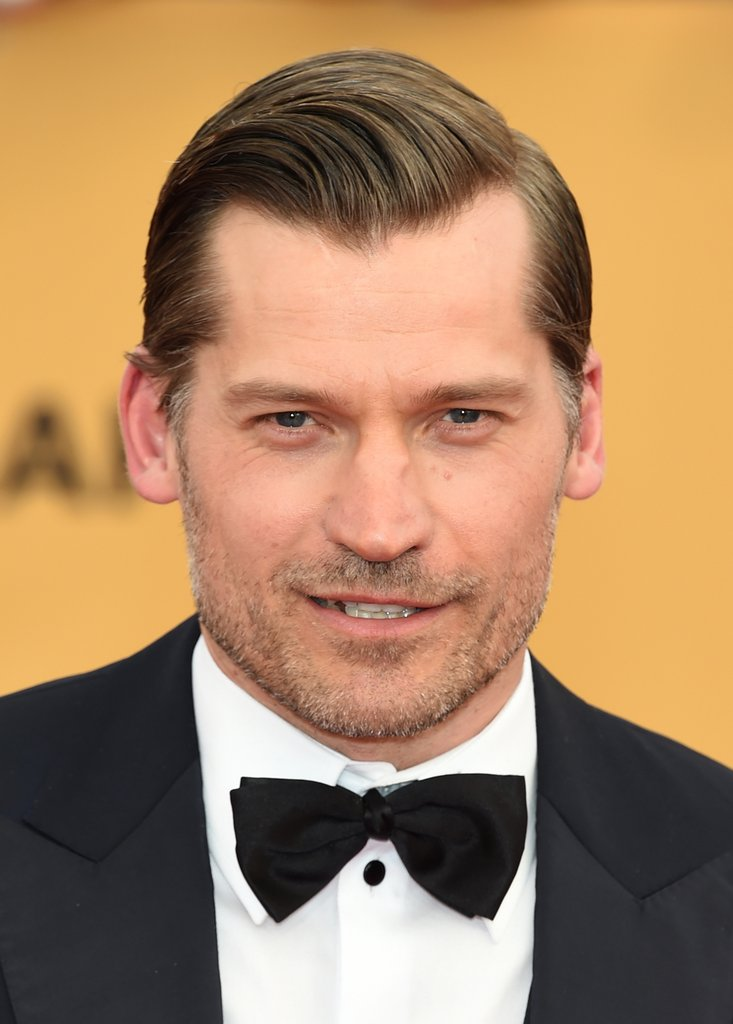
#> input picture question/got_cv2/Jamie_Before.jpg, 733 x 1024 px; the run also reads 1 picture not shown here
$ python jamielanister.py
#> lines starting #> are read from the running program, lines starting #| are printed output that depends on the picture
import cv2
import numpy as np
cap=cv2.imread("Jamie_Before.jpg")
#> cap is the input picture: shape (1024, 733, 3); mean B, G, R 97.9, 132.6, 168.8
mustache=cv2.imread("mustache.png")

while True:

    musth = np.array(mustache)
    musth = musth[::4, ::4]
#> musth: shape (80, 160, 3); every value is 0
    jamie = np.array(cap)
    #print(musth.size)
    #print(jamie.size)
    cut = jamie[550:-musth.shape[0] - 310, 300:musth.shape[1] + 350]
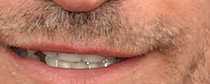
#> cut: shape (84, 210, 3); mean B, G, R 100.1, 122, 180.5

    gw, gh, gc = musth.shape
#> gw = 80; gh = 160; gc = 3

    for i in range(0, gw):
        for j in range(0, gh):
#> (the run stopped early here; a loop or call above may not have finished)
